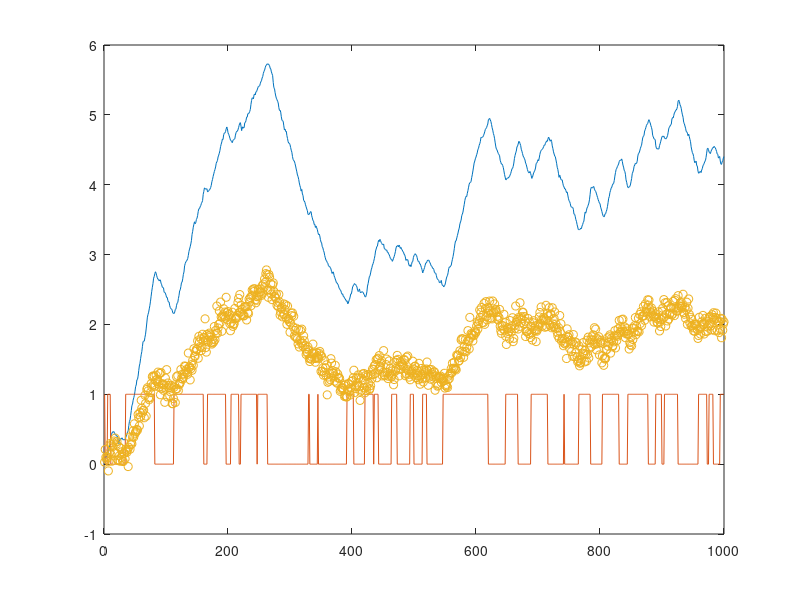
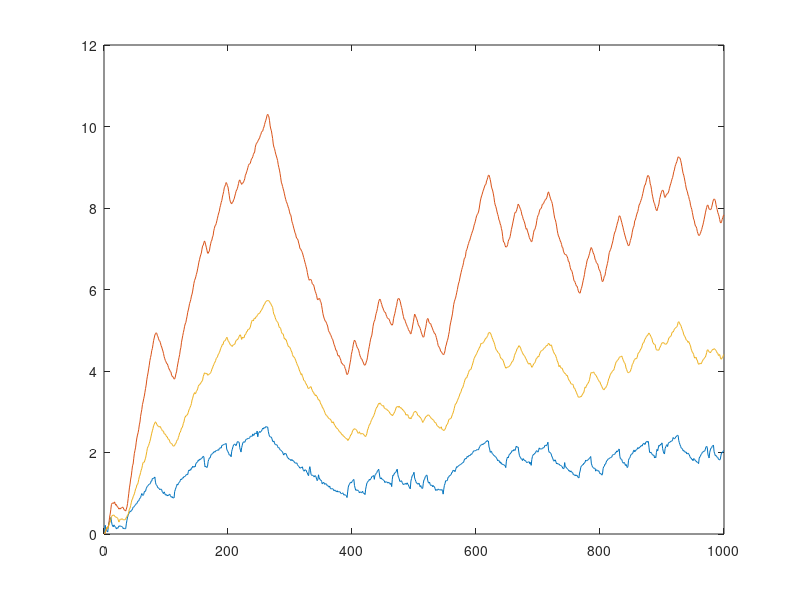

Source code (MATLAB) for these figures, in order: (Note: this script raises an error after producing the figures.)
% sim a series RLC circuit
clear all
clc

% RC circuit

rng(15)

Ts = 0.2;
no_obs = 1000;
R = 0.1^2;
Q = 0.02^2;

C1 = 0.8;
C2 = 3.3;
C3 = 2.2;

R12 = 0.5;
R13 = 1.2;
R23 = 2.3;

Ro = 3.8;



A = [-(1/R12+1/R13)/C1, 1/R12/C2, 1/R13/C3;
    1/R12/C1, -(1/R12+1/R23)/C2, 1/R23/C3;
    1/R13/C1, 1/R23/C2, -(1/R13+1/R23+1/Ro)/C3];

B = [1;0;0];
D = 0;
C = [1/C1, 0, 0;
    0, 0, 1/C3];

H = expm([A, B;zeros(size(B)).', zeros(size(B,2))]*Ts);
Ad = H(1:3,1:3);
Bd = H(1:3,4);

q = NaN(3,no_obs+1);
y = NaN(2,no_obs);
u = NaN(1,no_obs+1);
q(:,1) = [0,0,0];
u(1) = 1;



for t=1:no_obs
    if rand > 0.95 
        u(t+1) = ~u(t);
    else
        u(t+1) = u(t);
    end

    
    q(:,t+1) = Ad*q(:,t) + Bd*u(t) + sqrt(Q)*randn(3,1);
    y(:,t) = C*q(:,t) + D*u(t)+sqrt(R)*randn(2,1);
    
end

q(:,end) = [];
u(end) = [];


%%
figure(1)
clf
plot(q(3,:))
hold on
plot(u)
plot(y(2,:),'o')
hold off


figure(2)
clf
plot(q(1,:))
hold on
plot(q(2,:))
plot(q(3,:))
hold off

% Estimate the model using all the estimation data
noObservations = no_obs;
noEstimationData = floor(0.67 * noObservations);
noValidationData = noObservations - noEstimationData;
y_estimation = y(:,1:noEstimationData);
y_validation = y(:,noEstimationData:end);
u_estimation = u(1:noEstimationData);
u_validation = u(noEstimationData:end);
states_est = q(:,1:noEstimationData);

save('../data/c_tanks3.mat','y_estimation', 'u_estimation', 'y_validation',...
    'u_validation','C1','C2','C3','R12','R13','R23','Ro',...
    'R','Q','Ts','states_est')














